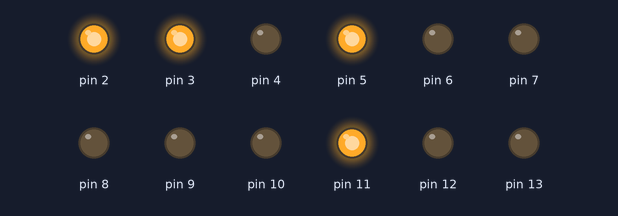
A sketch run on a simulated Arduino Uno, built with avr-gcc and run on an emulated ATmega328P. Shown: output pins drawn as LEDs (lit = HIGH).

Above: at 1.0 s.
At 3.0 s:
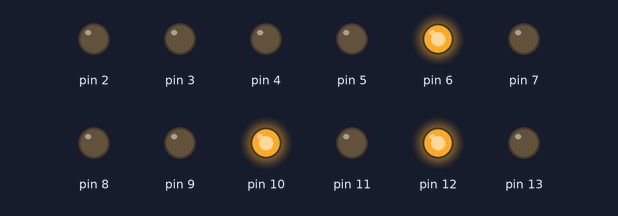
At 4.1 s:
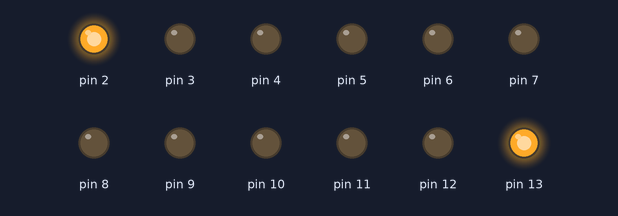
At 4.3 s:
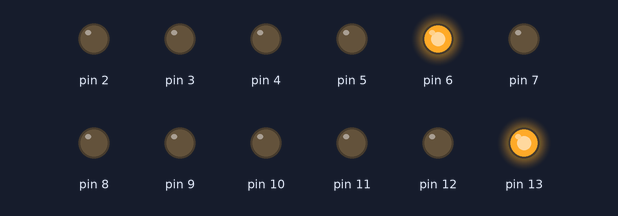
At 4.5 s:
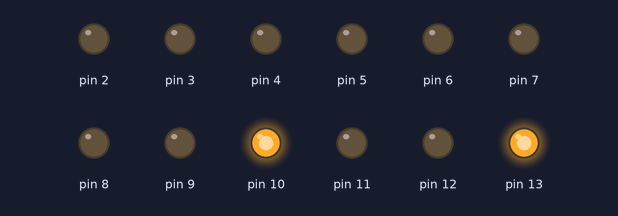
At 5.1 s:
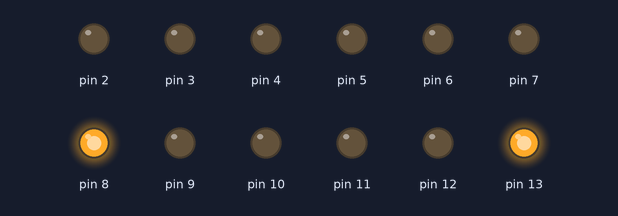
Timing chart, 0 to 6.8 s (numbered marks = the images above):
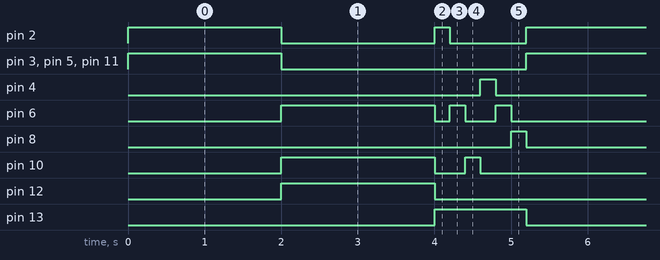

The sketch:

CuboLEDSARD1_1.ino
```cpp
// Cubo de leds con operaciones de suma, multiplicacion e inversa de matrices
// BUAP FCC - Amador Ortega Christian Amauri - 201927821
// Version 1.0
// ---------------------------------------------------------------------------
        // cómo funciona?
        // (sólo puede trabajar unos y ceros en las matrices, no tiene forma
        // de representar valores negativos ni mucho menos números reales)
        // al ejectutar el circuito, el código tiene ya las dos matrices
        // cargadas y la operación a realizar (cuando el circuito se ha
        // ejecutado no hay forma de alterar estos parámetros), la forma de
        // ejecutarlo es redefiniendo estos parámetros y volverlos a cargar
        // en la tarjeta arduino.
// ---------------------------------------------------------------------------
short int A[3][3];
short int B[3][3];
short int C[3][3];
short int k;
short int j;
short int i;
int det = 0;
short int operacion;// 1 = suma, 2 = multiplicacion, 3 = matriz inversa

void setup() {
  for(short int pin=2;pin<14;pin++){
    pinMode(pin,OUTPUT);
  }

  operacion = 3; // operación

  // pin 11
  A[0][0] = 1;  A[0][1] = 1;  A[0][2] = 0;
  A[1][0] = 1;  A[1][1] = 0;  A[1][2] = 0;
  A[2][0] = 0;  A[2][1] = 0;  A[2][2] = 0;

  // pin 12
  B[0][0] = 0;  B[0][1] = 0;  B[0][2] = 0;
  B[1][0] = 0;  B[1][1] = 1;  B[1][2] = 0;
  B[2][0] = 0;  B[2][1] = 0;  B[2][2] = 1;

  // pin 13
  C[0][0] = 0;  C[0][1] = 0;  C[0][2] = 0;
  C[1][0] = 0;  C[1][1] = 0;  C[1][2] = 0;
  C[2][0] = 0;  C[2][1] = 0;  C[2][2] = 0;

  switch(operacion){
    case 1:// suma
      for(i=0;i<3;i++){
        for(j=0;j<3;j++){
          C[i][j] = A[i][j] + B[i][j];
        }
      }
      break;
    case 2:// multiplicacion
      for(i=0;i<3;i++){
        for(j=0;j<3;j++){
          C[i][j] = 0;
          for(k=0;k<3;k++){
            C[i][j] = C[i][j] +A[i][k]*B[k][j];
          }
        }
      }
      break;
    case 3:// inversa
      //determinante
      det = A[0][0]*(A[1][1]*A[2][2] - A[2][1]*A[1][2]) +
            A[1][0]*(A[2][1]*A[0][2] - A[0][1]*A[2][2]) +
            A[2][0]*(A[0][1]*A[1][2] - A[1][1]*A[0][2]) ;

      if (det != 0){// hay matriz inversa
        for(i=0;i<3;i++){
          for(j=0;j<3;j++){
            B[i][j] = ( A[(i+1)%3][(j+1)%3] * A[(i+2)%3][(j+2)%3] -
                        A[(i+1)%3][(j+2)%3] * A[(i+2)%3][(j+1)%3] );
            C[j][i] = B[i][j] / det;
          }
        }
        for(i=0;i<3;i++){
          for(j=0;j<3;j++){
            B[i][j] = 0;
          }
        }
      }
      break;
  }
}

void loop(){
  // muestra matriz 1 (matriz A) (pin 11)
  digitalWrite(11,1); j=0; k=0;
  for(i=2;i<=10;i++){
    digitalWrite(i,A[j][k]); k++;
    if(k==3){ k=0; j++; }
    if(j==3) j=0;
  }
  delay(2000);
  for(i=2;i<=10;i++) digitalWrite(i,0);
  digitalWrite(11,0);

  // muestra matriz 2 (matriz B) (pin 12)
  digitalWrite(12,1); j=0; k=0;
  for(i=2;i<=10;i++){
    digitalWrite(i,B[j][k]); k++;
    if(k==3){ k=0; j++; }
    if(j==3) j=0;
  }
  delay(2000);
  for(i=2;i<=10;i++) digitalWrite(i,0);
  digitalWrite(12,0);

  //muestra matriz 3 (matriz C) (pin 13)
  if ((operacion == 3) && (det == 0)){// esta animación avisa que la matriz A no es inversible
      digitalWrite(13,1);
      digitalWrite(2,1);  delay(200); digitalWrite(2,0);
      digitalWrite(6,1);  delay(200); digitalWrite(6,0);
      digitalWrite(10,1); delay(200); digitalWrite(10,0);
      digitalWrite(4,1);  delay(200); digitalWrite(4,0);
      digitalWrite(6,1);  delay(200); digitalWrite(6,0);
      digitalWrite(8,1);  delay(200); digitalWrite(8,0);
      digitalWrite(13,0);
  }else{
    digitalWrite(13,1); j=0; k=0;
    for(i=2;i<=10;i++){
      digitalWrite(i,C[j][k]); k++;
      if(k==3){ k=0; j++; }
      if(j==3) j=0;
    }
    delay(2000);
    for(i=2;i<=10;i++) digitalWrite(i,0);
    digitalWrite(13,0);
  }
}
```

Measured:
- by itself, pin 2: repeats every 5.2 s: LOW 2.0 s, HIGH 0.20 s, LOW 1.0 s, HIGH 2.0 s
- by itself, pin 3, pin 5, pin 11, pin 12: alternates HIGH for 2.0 s and LOW for 3.2 s
- by itself, pin 4, pin 8: alternates HIGH for 0.20 s and LOW for 5.0 s
- by itself, pin 6: repeats every 5.2 s: LOW 0.20 s, HIGH 0.20 s, LOW 0.40 s, HIGH 0.20 s, LOW 2.2 s, HIGH 2.0 s
- by itself, pin 10: repeats every 5.2 s: LOW 0.40 s, HIGH 0.20 s, LOW 2.6 s, HIGH 2.0 s
- by itself, pin 13: alternates HIGH for 1.2 s and LOW for 4.0 s
